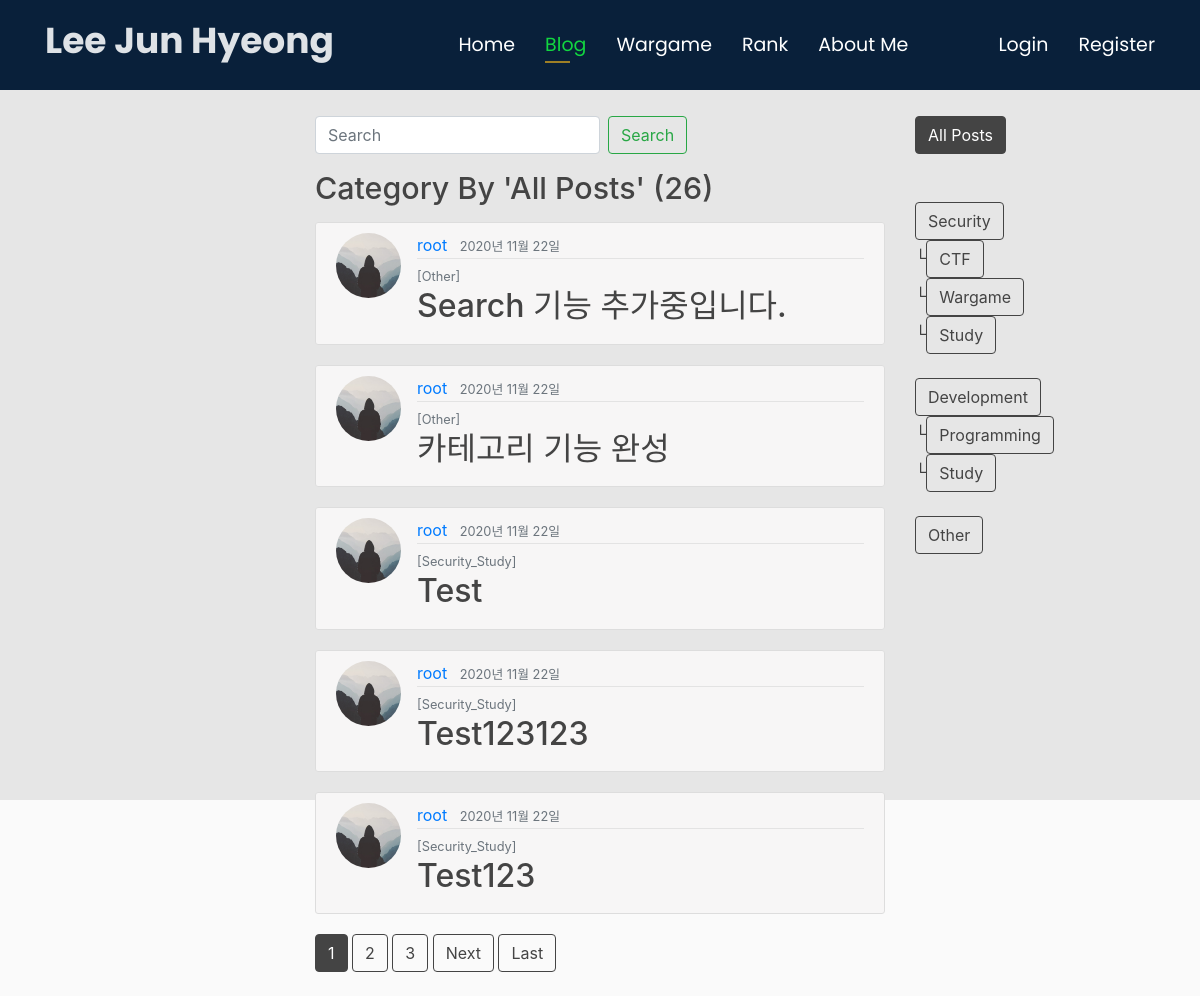
The page /blog/ on the database as committed earlier.
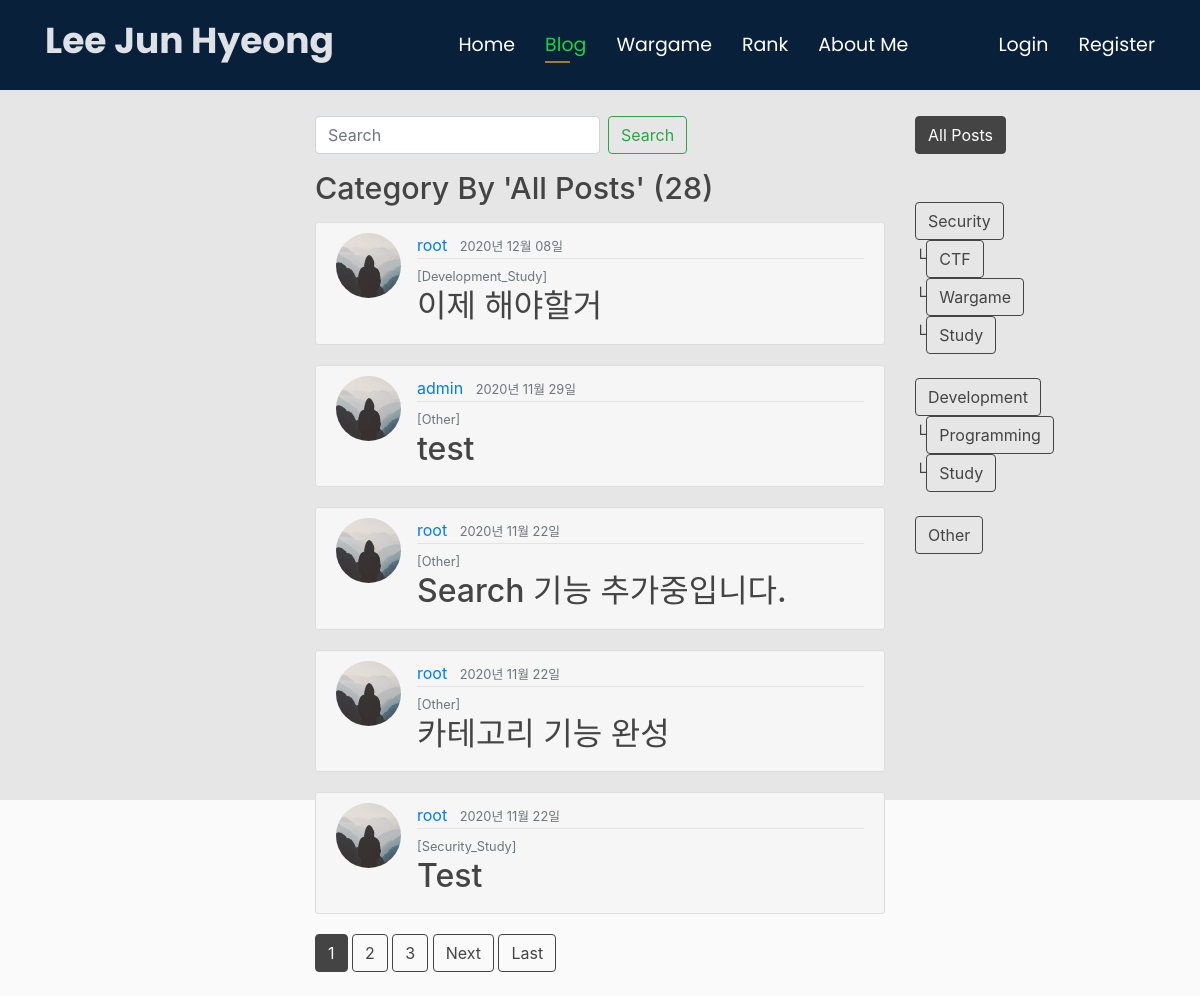
The same page on the database as committed later.
### blog/models.py (models this page shows, shortened)
class Post(models.Model):
    category_CHOICES = {
        ('Security_CTF', 'Security_CTF'),
        ('Security_Wargame', 'Security_Wargame'),
        ('Security_Study', 'Security_Study'),
        ('Development_Programming', 'Development_Programming'),
        ('Development_Study', 'Development_Study'),
        ('Other', 'Other'),
    }
    author = models.ForeignKey(
        settings.AUTH_USER_MODEL, on_delete=models.CASCADE)
    title = models.CharField(max_length=100)
    content = RichTextUploadingField(blank=True,null=True)
    liked = models.ManyToManyField(
        settings.AUTH_USER_MODEL, blank=True, related_name='liked')
    date_posted = models.DateTimeField(default=timezone.now)
    category =  models.CharField(null=True,default='none',max_length=100,choices=category_CHOICES)
    objects = PostManager()
    class Meta:
        ordering = ('-date_posted', )

### users/models.py (models this page shows, shortened)
class Profile(models.Model):
    user = models.OneToOneField(User, on_delete=models.CASCADE)
    image = models.ImageField(default='default.jpg', upload_to='profile_pics')
    points = models.IntegerField(default=0)

### blog/views.py (the view)
# urls.py: path('blog/', PostListView.as_view(), name='blog'),
class PostListView(ListView):
    model = Post
    template_name = 'blog/blog.html'
    context_object_name = 'posts'
    paginate_by = 5
    def get_queryset(self):
        try:
            keyword = self.request.GET['category']
        except:
            keyword = ''
        if (keyword != ''):
            object_list = self.model.objects.filter(
                Q(category__icontains=keyword))
        else:
            object_list = self.model.objects.all()
        try:
            keyword2 = self.request.GET['search']
        except:
            keyword2 = ''
        if (keyword2 != ''):
            object_list = self.model.objects.filter(
                Q(title__icontains=keyword2))
        return object_list

### web/templatetags/category_filter.py (called while the page is built)
@register.filter
def category_filter(value):
    value = value.replace('&', '')
    value = value.replace('/', '')
    value = value.replace('?', '')
    value =value.replace('page=', '' )
    value =value.replace('1', '')
    value =value.replace('2', '')
    value =value.replace('3', '')
    value =value.replace('4', '')
    value =value.replace('5', '')
    value =value.replace('6', '')
    value =value.replace('7', '')
    value =value.replace('8', '')
    value =value.replace('9', '')
    value =value.replace('0', '')
    return value

@register.filter
def category_filter2(value):
    value = value.replace('&', '')
    value = value.replace('/', '')
    value = value.replace('?', '')
    value =value.replace('page=', '' )
    value =value.replace('category=', '' )
    value =value.replace('blog', '' )
    value =value.replace('1', '')
    value =value.replace('2', '')
    value =value.replace('3', '')
    value =value.replace('4', '')
    value =value.replace('5', '')
    value =value.replace('6', '')
    value =value.replace('7', '')
    value =value.replace('8', '')
    value =value.replace('9', '')
    value =value.replace('0', '')
    return value

### blog/templates/blog/blog.html (shortened to what the changed rows need)
{% extends "blog/base.html" %}
{% load static %}
{% load category_filter %}
{% block content %}
<form class="form-inline my-3 my-lg-0 pb-3">
	<input class="form-control mr-sm-2" name="search" type="search" placeholder="Search" aria-label="Search" style="width: 50%">
    <input class="btn btn-outline-success my-2 my-sm-0" type="submit" value="Search">
</form>
 <h1 class="mb-3">
	{% if '?category=' in request.get_full_path %}
	{% if request.get_full_path|category_filter2 %}
	<div class="category">Category By '{{ request.get_full_path|category_filter2  }}'({{ page_obj.paginator.count }})</div>
	{% endif %}
	{% elif '?search=' in request.get_full_path %}
	{% if request.get_full_path|safe|category_filter3 %}
	 <div class="category">Search By '{{ request.get_full_path|category_filter3|safe }}'({{ page_obj.paginator.count }})</div>
	{% endif %}
	{% else %}
	 <div class="category">Category By 'All Posts' ({{ page_obj.paginator.count }})</div>
	{% endif %}
</h1>
	{% for post in posts %}
        <article class="media content-section">
          <img class="rounded-circle article-img" src="{{ post.author.profile.image.url }}">
          <div class="media-body">
            <div class="article-metadata">
              <a class="mr-2" href="{% url 'user_posts' post.author.username %}">{{ post.author }}</a>
				<small class="text-muted">{{ post.date_posted|date:"Y년 m월 d일 " }}</small>
            </div>
		 <font size="3em"><small class="text-muted">[{{ post.category|safe }}]</small></font>
		  <h2><a class="article-title" href="{% url 'post_detail' post.pk %}">{{ post.title }}</a></h2>
          </div>
        </article>
    {% endfor %}
    {% if is_paginated %}
      {% for num in page_obj.paginator.page_range %}
        {% if page_obj.number == num %}
          <a class="btn btn-info mb-4" href="?{{ request.get_full_path|category_filter }}&page={{ num }}">{{ num }}</a>
        {% elif num > page_obj.number|add:'-3' and num < page_obj.number|add:'3' %}
          <a class="btn btn-outline-info mb-4" href="?{{ request.get_full_path|category_filter }}&page={{ num }}">{{ num }}</a>
        {% endif %}
      {% endfor %}
      {% if page_obj.has_next %}
        <a class="btn btn-outline-info mb-4" href="?{{ request.get_full_path|category_filter }}&page={{ page_obj.next_page_number }}">Next</a>
        <a class="btn btn-outline-info mb-4" href="?{{ request.get_full_path|category_filter }}&page={{ page_obj.paginator.num_pages }}">Last</a>
      {% endif %}
    {% endif %}
{% endblock content %}

Rows that differ between the two databases and show on the page:
no longer on this page (row unchanged): Post: author.profile.image (placeholder picture), author "root", date_posted "2020년 11월 22일", category "Security_Study", title "Test123123"
no longer on this page (row unchanged): Post: author.profile.image (placeholder picture), author "root", date_posted "2020년 11월 22일", category "Security_Study", title "Test123"
added Post: author.profile.image (placeholder picture), author "root", date_posted "2020년 12월 08일", category "Development_Study", title "이제 해야할거"
added Post: author.profile.image (placeholder picture), author "admin", date_posted "2020년 11월 29일", category "Other", title "test"
Other text that changed with them:
{{ page_obj.paginator.count }}: "26" → "28"
